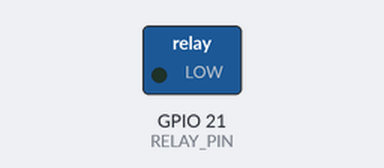
The sketch below on a simulated ESP32. Shown: switched loads named in the sketch (green lamp = pin HIGH).

Above: at 0.1 s.
At 1.1 s:
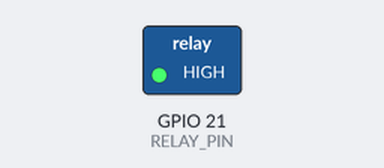
Timing chart, 0 to 2.6 s (numbered marks = the images above):
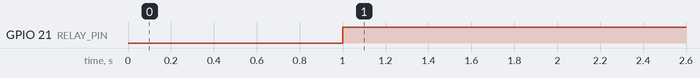

Measured:
- by itself, GPIO 21 (RELAY_PIN): LOW → HIGH at 1.0 s

The sketch:

MP3Test.ino
```cpp
#include <SoftwareSerial.h>

// Definir los pines para la comunicación con el YX5300
#define RX_PIN 22 // RX del ESP32 conectado a TX del YX5300
#define TX_PIN 23 // TX del ESP32 conectado a RX del YX5300
#define RELAY_PIN 21 // Pin conectado al relé que controla el amplificador

SoftwareSerial mp3(RX_PIN, TX_PIN);

// Variables de tiempo
unsigned long previousMillis = 0;
const long intervalRelayOn = 1000;   // 1 segundo para activar el relé
const long intervalPlayTime = 480000; // 8 minutos en milisegundos
const long intervalRelayOff = 1000;  // 1 segundo para apagar el relé

// Estados del ciclo
enum State { WAITING, RELAY_ON, PLAYING, RELAY_OFF };
State currentState = WAITING;

void sendCommand(uint8_t command, uint8_t arg1 = 0, uint8_t arg2 = 0) {
  uint8_t commandBuffer[8] = {0x7E, 0xFF, 0x06, command, 0x00, arg1, arg2, 0xEF};
  mp3.write(commandBuffer, 8);
}

void setup() {
  mp3.begin(9600);

  // Configurar el pin del relé como salida
  pinMode(RELAY_PIN, OUTPUT);
  digitalWrite(RELAY_PIN, LOW); // Inicialmente apagado

  // Configurar el volumen al 50%
  sendCommand(0x06, 0x00, 0x3F); // 0x3F es el máximo volumen

  // Seleccionar la tarjeta SD como fuente de audio
  sendCommand(0x09, 0x00, 0x02);
}

void loop() {
  unsigned long currentMillis = millis();

  switch (currentState) {
    case WAITING:
      // Esperar 1 segundo antes de activar el relé
      if (currentMillis - previousMillis >= intervalRelayOn) {
        previousMillis = currentMillis;
        digitalWrite(RELAY_PIN, HIGH); // Activar el relé
        currentState = RELAY_ON;
      }
      break;

    case RELAY_ON:
      // Activar el relé y empezar a reproducir el MP3
      sendCommand(0x03, 0x00, 0x01);  // Reproducir el archivo "wave.mp3" desde el principio
      previousMillis = currentMillis; // Reiniciar el temporizador
      currentState = PLAYING;
      break;

    case PLAYING:
      // Reproducir durante 8 minutos (480,000 ms)
      if (currentMillis - previousMillis >= intervalPlayTime) {
        sendCommand(0x16); // Detener la reproducción del MP3
        previousMillis = currentMillis; // Reiniciar el temporizador
        currentState = RELAY_OFF;
      }
      break;

    case RELAY_OFF:
      // Apagar el relé 1 segundo después de detener la reproducción
      if (currentMillis - previousMillis >= intervalRelayOff) {
        digitalWrite(RELAY_PIN, LOW); // Apagar el relé
        previousMillis = currentMillis; // Reiniciar el temporizador
        currentState = WAITING; // Reiniciar el ciclo
      }
      break;
  }
}
```
